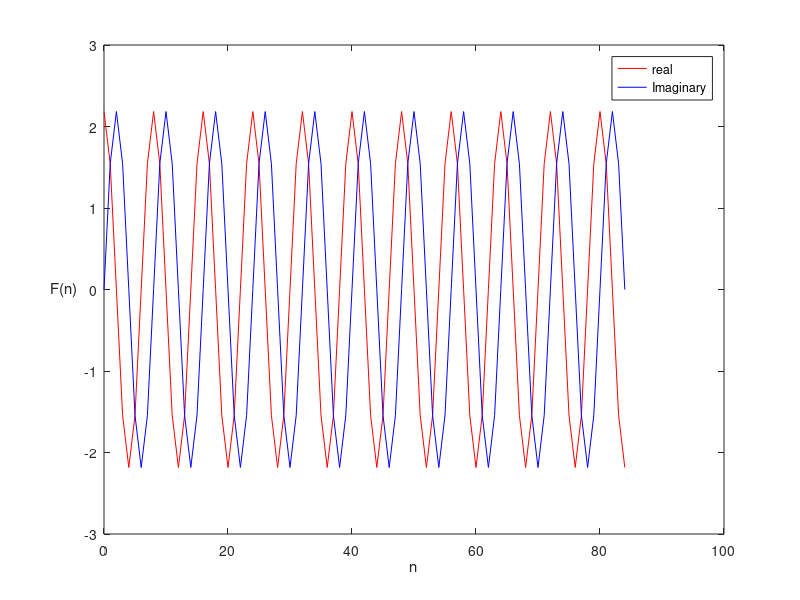

MATLAB code to generate this figure: (Note: this script raises an error after producing the figure.)
%Keith Harris
%EE314L
%Lab3
%9.18.2022

% Problem 1
%================================
n=(0:84);
fn=3.6*exp(-.5+((1i*pi)/4)*n);
real_fn=real(fn);
imag_fn=imag(fn);
figure;
plot(n,real_fn,'r', n,imag_fn, 'b')

legend('real', 'Imaginary')
xlabel('n');
ylabel('F(n)', 'rotation', 0, 'VerticalAlignment','middle', ...
    'HorizontalAlignment','right');
sgtitle ("Problem 1");
figure;
plot(real_fn, imag_fn, 'y') %kinda cool :)
% Problem 2
%================================
f=4;
t=(0:.001:1); % Without sampling the time signal at a higher rate 
              % there would not be enough data points to make a 
              % meaningful graph
s=0.5*sin(2*pi*f*t); 
figure;
plot(t, s, 'g')
xlabel('t');
ylabel('S(t)', 'rotation', 0, 'VerticalAlignment','middle', ...
    'HorizontalAlignment','right');
sgtitle ("Problem 2");


% Problem 3
%================================
t1 =  (-1:0.01:1)'; % sets up t variable array 1x201 going 
                    % -1 to 1 in .01 increments 
                    % single quote is NOT a typo!CTRANSPOSE is needed for
                    % this too work.

impulse =t1==0;     % Element by element between t5 and 0 retuning 0 or 1 
                    % to an array of 1x201

unitstep =t1>=0;    % grabs all values where t<0
ramp =t1.*unitstep; % ramp function created by multiplying the t1 vector 
                    % with the unistep vector dot operator is used
                    % for an element by element multiplication
                    
quad =t1.^2.*unitstep; % squares every element of the t1 vector
figure;                % creates new window for easy report making
plot(t1, [impulse unitstep ramp quad]) %plots all 4 'signals' 
                                       % with resepct to t

ylabel('h(t)', 'rotation', 0, 'VerticalAlignment','middle', ...
    'HorizontalAlignment','right'); % axis label formating 
sgtitle ("Problem 3"); % plot tile